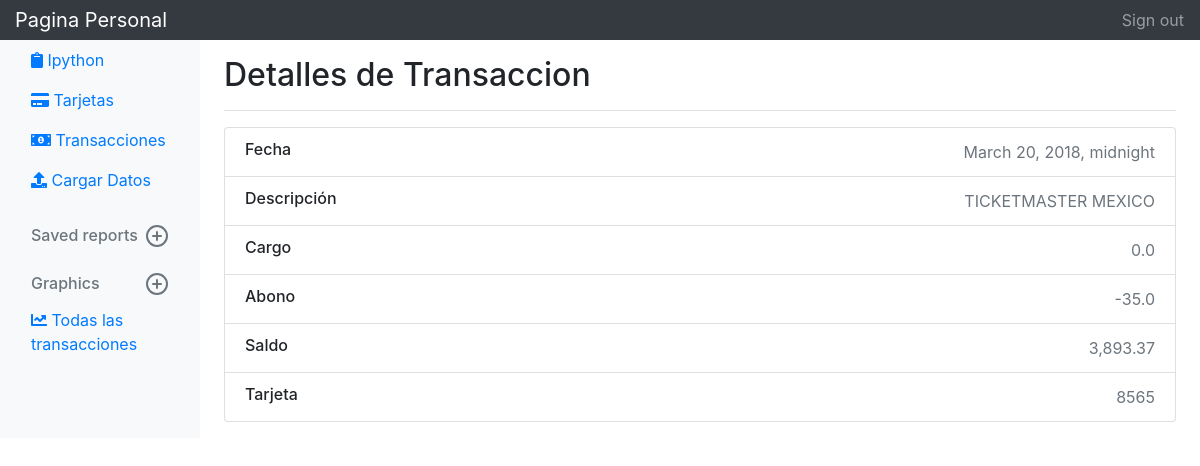
Screenshot of /transactions/44/ with the database file from the repository.
### transactions/models.py (models this page shows, shortened)
class Transaccion(models.Model):
	fecha = models.DateTimeField('fecha de cargo')
	descripcion = models.CharField(max_length=150)
	cargo = models.FloatField(default=0.0)
	abono = models.FloatField(default=0.0)
	saldo = models.CharField(max_length=30)
	NumTarjeta = models.ForeignKey(Tarjeta, on_delete=models.CASCADE)
	class Meta:
		unique_together = ["fecha","descripcion","cargo","abono","saldo"]

### myMovsDisplay/models.py (models this page shows)
class Tarjeta(models.Model):
	NumTarjeta = models.CharField(max_length=30)
	Banco = models.ForeignKey(Banco, on_delete=models.CASCADE)
	TipoTarjeta = models.ForeignKey(TipoTarjeta, on_delete=models.CASCADE)
	def __str__(self):
		return self.NumTarjeta

### transactions/views.py (the view)
# urls.py: path('<int:pk>/', views.DetailView.as_view(), name='detail'),
class DetailView(generic.DetailView):
	model = Transaccion
	template_name="transactions/detalles.html"

### transactions/Templates/transactions/detalles.html (shortened to what this page needs)
<!DOCTYPE html>
<html>
    <head>
        {% load static %}
        <link rel="stylesheet" href="https://maxcdn.bootstrapcdn.com/bootstrap/4.0.0/css/bootstrap.min.css">
    </head>
    <body>
        <nav class="navbar navbar-dark sticky-top bg-dark flex-md-nowrap p-0">
          <a class="navbar-brand col-sm-3 col-md-2 mr-0" href="/myMovsDisplay/">Pagina Personal</a>
          <ul class="navbar-nav px-3">
            <li class="nav-item text-nowrap">
                <a class="nav-link" href="#">Sign out</a>
            </li>
          </ul>
        </nav>
        <div class="container-fluid">
            <div class="row">
                <nav class="col-md-2 d-none d-md-block bg-light sidebar">
                    <div class="sidebar-sticky">
                        <ul class="nav flex-column">
                            <li class="nav-item">
                            <a class="nav-link active" href="/ipython/">
                            <i class="fas fa-clipboard"></i> Ipython <span class="sr-only">(current)</span>
                            </a>
                            </li>
                            <li class="nav-item">
                            <a class="nav-link active" href="/myMovsDisplay/Tarjeta/">
                            <i class="fas fa-credit-card"></i> Tarjetas <span class="sr-only">(current)</span>
                            </a>
                            </li>
                            <li class="nav-item">
                            <a class="nav-link active" href="/transactions/">
                            <i class="fas fa-money-bill-alt"></i> Transacciones <span class="sr-only">(current)</span>
                            </a>
                            </li>
                            <li class="nav-item">
                            <a class="nav-link active" href="/transactions/SeleccionarTarjeta/">
                            <i class="fas fa-upload"></i> Cargar Datos  <span class="sr-only">(current)</span>
                            </a>
                            </li>
                        </ul>
                        <h6 class="sidebar-heading d-flex justify-content-between align-items-center px-3 mt-4 mb-1 text-muted">
                        <span>Saved reports</span>
                        <a class="d-flex align-items-center text-muted" href="#">
                        </a>
                        </h6>
                        <h6 class="sidebar-heading d-flex justify-content-between align-items-center px-3 mt-4 mb-1 text-muted">
                        <span>Graphics</span>
                        <a class="d-flex align-items-center text-muted" href="#">
                        </a>
                        </h6>
                        <ul class="nav flex-column mb-2">
                          <li class="nav-item">
                            <a class="nav-link" href="/graphics/">
                             <i class="fas fa-chart-line"></i>
                              Todas las transacciones
                            </a>
                          </li>
                        </ul>
                    </div>
                </nav>
                <main role="main" class="col-md-9 ml-sm-auto col-lg-10 pt-3 px-4">
                    <div class="d-flex justify-content-between flex-wrap flex-md-nowrap align-items-center pb-2 mb-3 border-bottom">
                        <h1 class="h2">Detalles de Transaccion</h1>
                     </div>
                      	<ul class="list-group mb-3">
                            <li class="list-group-item d-flex justify-content-between lh-condensed">
                              <div>
                                <h6 class="my-0">Fecha </h6>
                              </div>
                              <span class="text-muted">{{object.fecha}}</span>
                            </li>
                            <li class="list-group-item d-flex justify-content-between lh-condensed">
                              <div>
                                <h6 class="my-0">Descripción</h6>
                              </div>
                              <span class="text-muted">{{object.descripcion}}</span>
                            </li>
                            <li class="list-group-item d-flex justify-content-between lh-condensed">
                              <div>
                                <h6 class="my-0">Cargo</h6>
                              </div>
                              <span class="text-muted">{{object.cargo}}</span>
                            </li>
                            <li class="list-group-item d-flex justify-content-between lh-condensed">
                              <div>
                                <h6 class="my-0">Abono</h6>
                              </div>
                              <span class="text-muted">{{object.abono}}</span>
                            </li>
                            <li class="list-group-item d-flex justify-content-between lh-condensed">
                              <div>
                                <h6 class="my-0">Saldo</h6>
                              </div>
                              <span class="text-muted">{{object.saldo}}</span>
                            </li>
                            <li class="list-group-item d-flex justify-content-between lh-condensed">
                              <div>
                                <h6 class="my-0">Tarjeta</h6>
                              </div>
                              <span class="text-muted">{{object.NumTarjeta}}</span>
                            </li>
                        </ul>
                </main>
            </div>
        </div>
    </body>
</html>

### rows the page displays
Transaccion: fecha "March 20, 2018, midnight", descripcion "TICKETMASTER MEXICO", cargo "0.0", abono "-35.0", saldo "3,893.37", NumTarjeta "8565"
